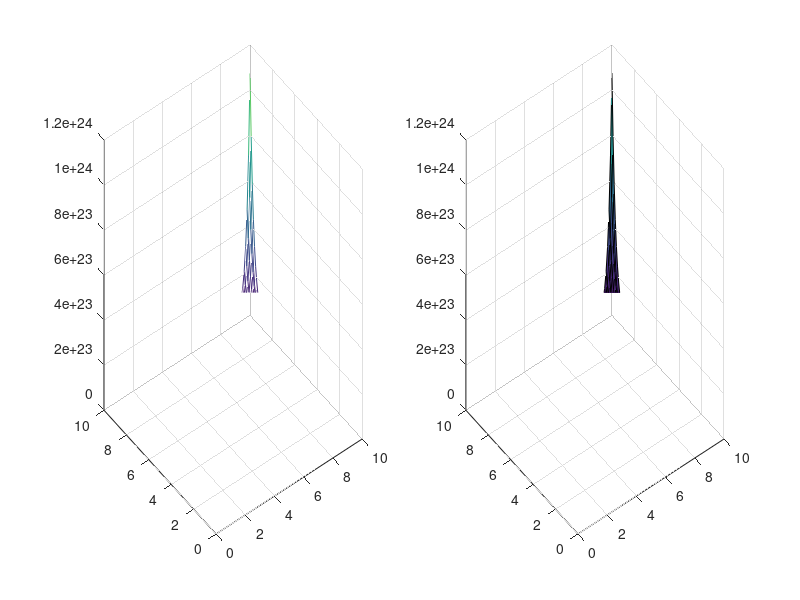

Source code (MATLAB):
X=1:0.1:10;
Y=1:0.1:10;
[x,y]=meshgrid(X,Y);
z=(((x+y)./x).^2)+((x+(3.*y)).^(0.5.*((2.*x)+y)));
subplot(1,2,1)
mesh(x,y,z)
subplot(1,2,2)
surf(x,y,z)